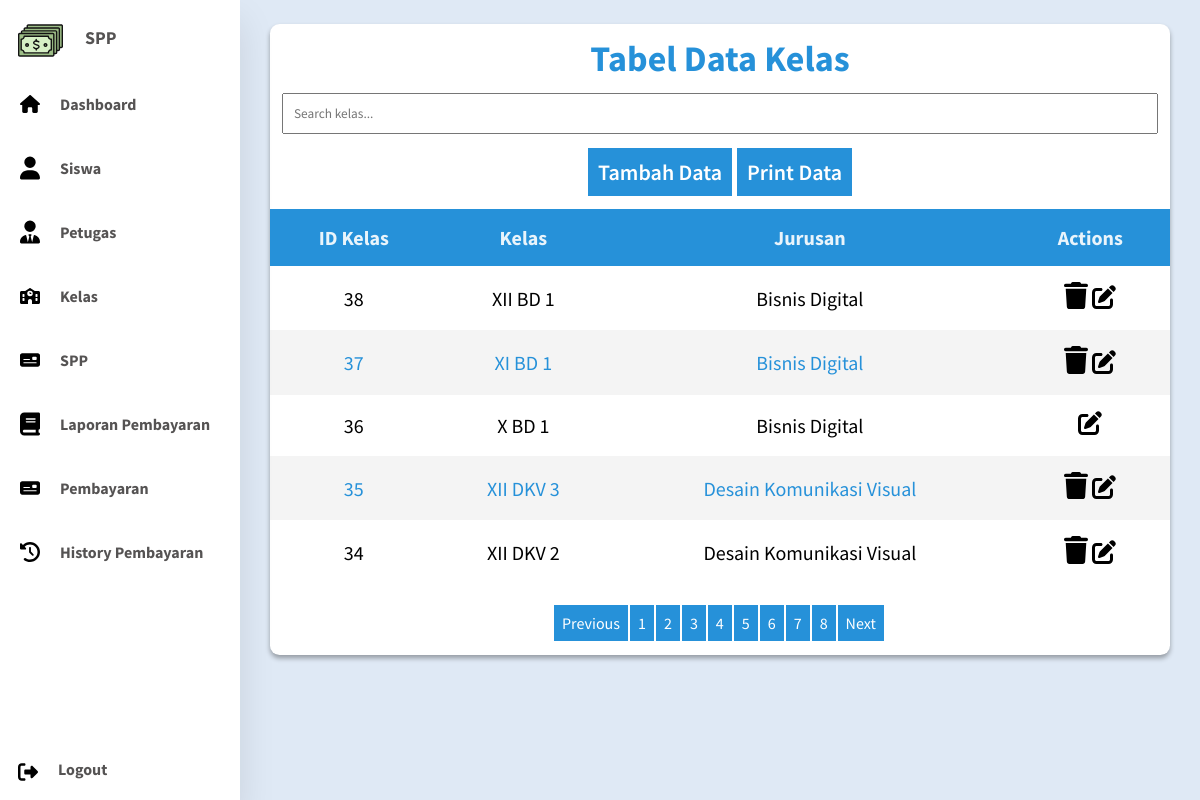
Page /Aplikasi/login/dashboard.php?page=kelas (signed in) on the committed database.
### tables this page shows
CREATE TABLE `kelas` (
  `id_kelas` int(5) NOT NULL,
  `kelas` varchar(20) NOT NULL,
  `jurusan` varchar(25) NOT NULL
);

### Aplikasi/sistem/kelas.php (the view)
<?php
if (@$_SESSION['level_user'] == 'petugas') {
    echo "<script>alert('Anda Bukan Admin');location.href='dashboard.php?page=pembayaran';</script>";
} else if (@$_SESSION['level_user'] == 'siswa') {
    echo "<script>alert('Anda Bukan Admin atau Petugas');location.href='dashboard.php?page=histori';</script>";
} else if (@$_SESSION['level_user'] == 'admin') {
?>
<main class="table">
    <form action="" method="post">
        <section class="table-header">
            <h1>Tabel Data Kelas</h1>
            <input type="text" name="cari" id="searchkelas" placeholder="Search kelas...">
            <section class="content-header">
                <a href="dashboard.php?page=insertkelas" class="tombol-header">Tambah Data</a>
                <a href="" class="tombol-header">Print Data</a>
            </section>
        </section>
        <section class="table-body">
            <table id="tablekelas">
                <thead>
                    <tr>
                        <th>ID Kelas</th>
                        <th>Kelas</th>
                        <th>Jurusan</th>
                        <th class="print">Actions</th>
                    </tr>
                </thead>
                <tbody>
                    <?php
                    $batas = 5;
                    $halaman = isset($_GET['hal']) ? (int)$_GET['hal'] : 1;
                    $halaman_awal = ($halaman > 1) ? ($halaman * $batas) - $batas : 0;
                    $previous = $halaman - 1;
                    $next = $halaman + 1;
                    $data = mysqli_query($koneksi, "SELECT * FROM kelas");
                    $jumlah_data = mysqli_num_rows($data);
                    $total_halaman = ceil($jumlah_data / $batas);
                    $query = "SELECT * FROM kelas ORDER BY id_kelas DESC LIMIT $halaman_awal, $batas";
                    $hasil = mysqli_query($koneksi, $query);
                    foreach ($hasil as $row) :
                    ?>
                    <tr>
                        <td data-label="ID Kelas"><?= $row['id_kelas']; ?></td>
                        <td data-label="Kelas"><?= $row['kelas']; ?></td>
                        <td data-label="Jurusan"><?= $row['jurusan']; ?></td>
                        <?php
                            $id_button = $row['id_kelas'];
                            $query_button = mysqli_query($koneksi, "SELECT * FROM siswa WHERE id_kelas = '$id_button'");
                            $spp_button = mysqli_fetch_assoc($query_button);
                            if ($spp_button) {
                            ?>
                        <td data-label="Actions" class="print">
                            <a href="dashboard.php?update_kelas=<?= $row['id_kelas']; ?>"
                                onclick="return confirm('Yakin mau update <?= $row['kelas']; ?>?')"><img
                                    src="../images/pen-to-square-solid.svg" alt="Edit Button"></a>
                        </td>
                        <?php
                            } else {
                            ?>
                        <td data-label="Actions" class="print">
                            <a href="dashboard.php?delete_kelas=<?= $row['id_kelas']; ?>"
                                onclick="return confirm('Yakin mau hapus <?= $row['kelas']; ?>?')"><img
                                    src="../images/trash-solid.svg" alt="Delete Button"></a>
                            <a href="dashboard.php?update_kelas=<?= $row['id_kelas']; ?>"
                                onclick="return confirm('Yakin mau update <?= $row['kelas']; ?>?')"><img
                                    src="../images/pen-to-square-solid.svg" alt="Edit Button"></a>
                        </td>
                        <?php
                            }
                            ?>
                    </tr>
                    <?php
                    endforeach;
                    ?>
                </tbody>
            </table>
        </section>
        <center>
            <div class="paging">
                <a <?php if ($halaman > 1) {
                        echo "href='?page=kelas&hal=$previous'";
                    } ?>>Previous</a>
                <?php
                for ($x = 1; $x <= $total_halaman; $x++) {
                ?>
                <a href="?page=kelas&hal=<?php echo $x ?>"><?php echo $x; ?></a>
                <?php
                }
                ?>
                <a <?php if ($halaman < $total_halaman) {
                        echo "href='?page=kelas&hal=$next'";
                    } ?>>Next</a>
            </div>
        </center>
</main>
<?php
}
?>

### Aplikasi/index.css (style rules this page uses)
* { margin: 0; padding: 0; box-sizing: border-box; text-decoration: none; font-family: "Source Sans Pro", sans-serif; }
body { background: #dfe9f5; min-height: 100vh; display: flex; justify-content: center; }
main.table { background-color: #fff; box-shadow: 0 0.2rem 0.3rem #0005; border-radius: 0.8rem; margin: 2% 0 2% 20%; width: 75%; height: 100%; background-color: #fff; border-radius: 0.6rem; }
table { width: 100%; }
thead th { position: sticky; top: 0; left: 0; background-color: #2691d9; color: #e9f4fb; }
tbody tr:nth-child(even) { background-color: #0000000b; color: #2691d9; }
table, td, th { border-collapse: collapse; padding: 1rem; text-align: center; font-size: 20px; }
.table-header { width: 100%; height: 5%; padding: 12px; font-size: 24px; text-align: center; color: #2691d9; }
.table-header input[type="text"] { padding: 10px; margin: 12px 12px 12px 0; width: 100%; }
.content-header { padding: 10px; }
.tombol-header { padding: 10px; background: #2691d9; color: #fff; font-size: 22px; font-weight: 600; }
.table-body { border-radius: 0.6rem; }
.table-body img { width: 24px; }
.paging { padding: 20px 0 10px 0; display: inline-block; }
.paging a { color: #fff; float: left; padding: 8px; border-right: 2px solid #fff; background-color: #2691d9; }

### rows in the picture
kelas: id_kelas "38", kelas "XII BD 1", jurusan "Bisnis Digital"
kelas: id_kelas "37", kelas "XI BD 1", jurusan "Bisnis Digital"
kelas: id_kelas "36", kelas "X BD 1", jurusan "Bisnis Digital"
kelas: id_kelas "35", kelas "XII DKV 3", jurusan "Desain Komunikasi Visual"
kelas: id_kelas "34", kelas "XII DKV 2", jurusan "Desain Komunikasi Visual"
